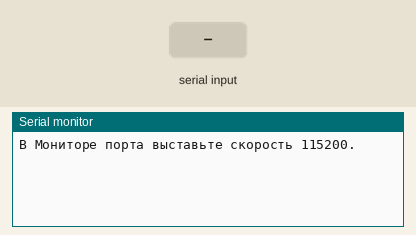
This sketch was run on a simulated Arduino Uno, built with avr-gcc and run on an emulated ATmega328P. Parts: the last lines printed to the serial monitor. Inputs (shaded band) come from the test bench.

Above: at 1.2 s.
1.3 s: "1" received over the second serial link
At 2.5 s:
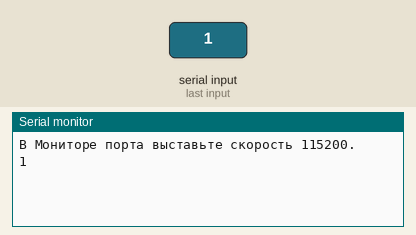
2.8 s: "0" received over the second serial link
At 3.9 s:
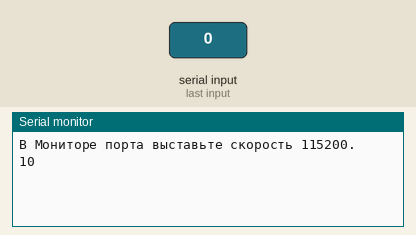

The sketch:

sketch_blutooth.ino
```cpp
#include <SoftwareSerial.h>

// Назначаем пины: RX = D1 (GPIO5), TX = D2 (GPIO4)
#define BT_RX 5  // На ESP8266 подключается к TXD на HC-06
#define BT_TX 4  // На ESP8266 подключается к RXD на HC-06

SoftwareSerial BluetoothSerial(BT_RX, BT_TX);

void setup() {
  // Запуск аппаратного Serial для общения с ПК
  Serial.begin(115200);
//  Serial.println("ESP8266 готов к работе. Инициализация Bluetooth...");

  // Запуск программного Serial для общения с HC-06 (обычно скорость 9600)
  BluetoothSerial.begin(9600);
  Serial.println("В Мониторе порта выставьте скорость 115200.");
}

void loop() {
  // Если пришли данные от смартфона/ПК через Bluetooth — выводим в Монитор порта
  if (BluetoothSerial.available()) {
    Serial.write(BluetoothSerial.read());
  }

  // Если мы пишем в Монитор порта на ПК — отправляем это по Bluetooth
  if (Serial.available()) {
    BluetoothSerial.write(Serial.read());
  }
}
```

Measured:
- after the input at 1.3 s, the serial monitor: prints a new line at once (image 1)
- after the input at 2.8 s, the serial monitor: prints a new line at once (image 2)
